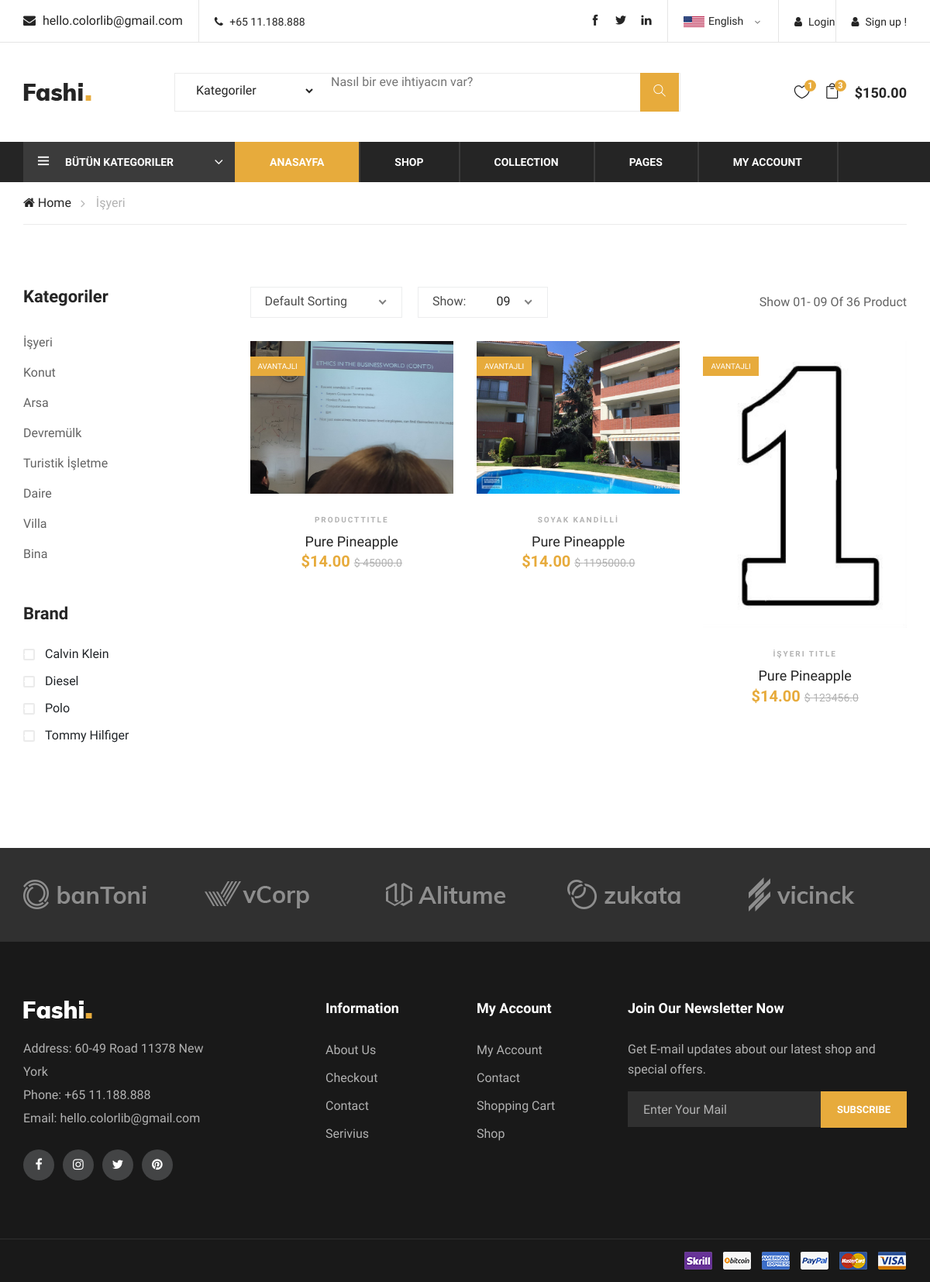
Page /category/6/yali/ on the earlier database version.
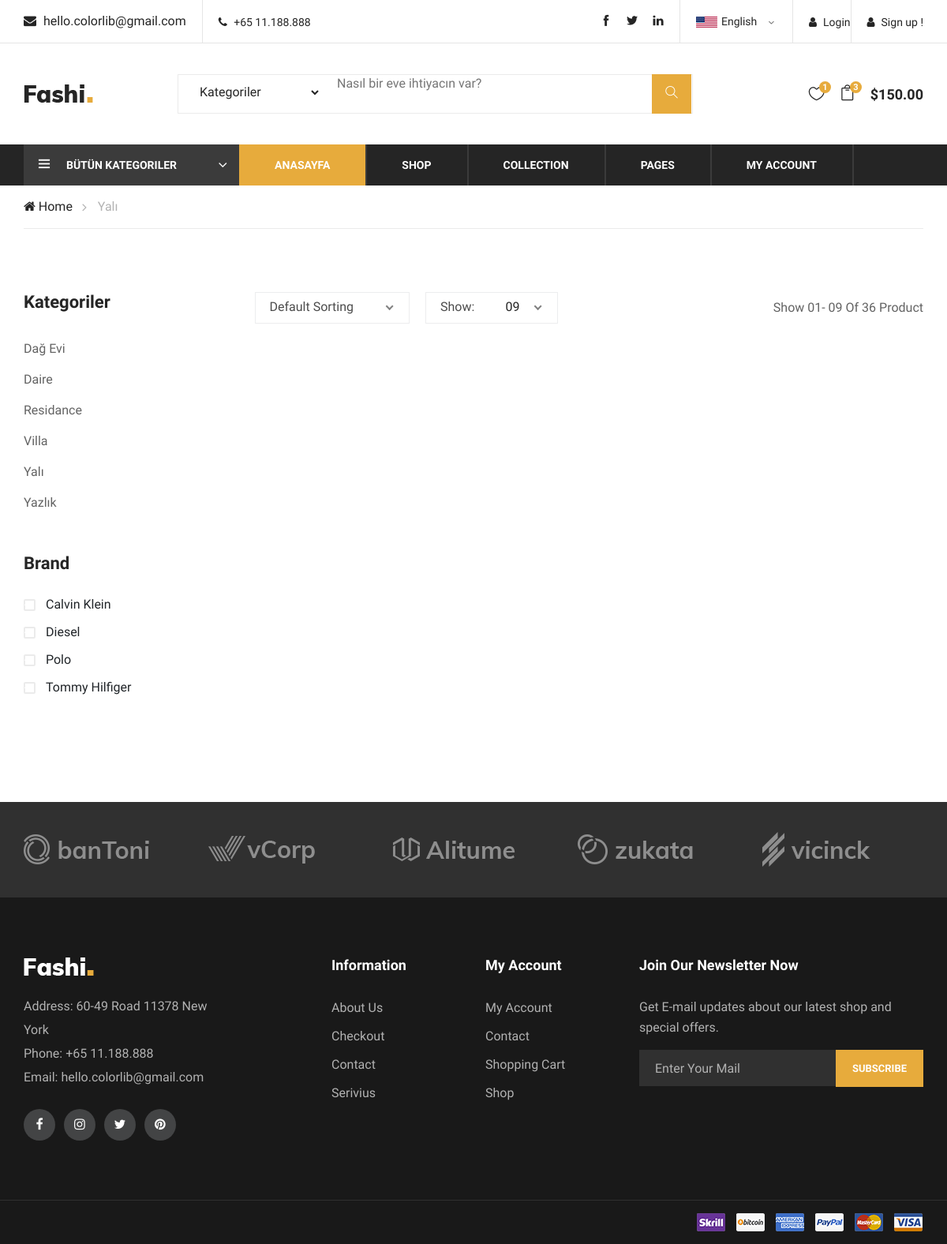
Same page on the later database version.
### product/models.py (models this page shows, shortened)
class Category(MPTTModel):
    STATUS = (('True', 'Evet'), ('False', 'Hayır'))
    title = models.CharField(max_length=100)
    keywords = models.CharField(max_length=255)
    description = models.CharField(max_length=255)
    image = models.ImageField(blank=True, upload_to='images/')
    status = models.CharField(max_length=10, choices=STATUS)
    slug = models.SlugField(null= False, unique= True)
    parent = TreeForeignKey('self', blank=True, null=True, related_name='children', on_delete=models.CASCADE)
    created_at = models.DateTimeField(auto_now_add=True)
    updated_at = models.DateTimeField(auto_now_add=True)
    class MPTTMeta:
        order_insertion_by = ['title']
    def image_tag(self):
        return mark_safe('<img src="{}" height="50"/>'.format(self.image.url))
    image_tag.short_description = 'Image'

class Product(models.Model):
    STATUS = (('True', 'Evet'), ('False', 'Hayır'))
    category = models.ForeignKey(Category, on_delete=models.CASCADE)
    user = models.OneToOneField(User, on_delete=models.CASCADE)
    title = models.CharField(max_length=150)
    keywords = models.CharField(blank=True, max_length=255)
    description = models.CharField(blank=True, max_length=255)
    image = models.ImageField(blank=True, upload_to='images/')
    price = models.FloatField(blank=True)
    m2 = models.IntegerField(blank=True)
    room_number = models.IntegerField(blank=True)
    age_of_building = models.IntegerField(blank=True)
    city = models.CharField(blank= True, max_length=255)
    detail = RichTextUploadingField(blank=True)
    status = models.CharField(max_length=10, choices=STATUS)
    slug = models.SlugField(null= False, unique= True)
    created_at = models.DateTimeField(auto_now_add=True)
    updated_at = models.DateTimeField(auto_now_add=True)
    def image_tag(self):
        return mark_safe('<img src="{}" height="50"/>'.format(self.image.url))
    image_tag.short_description = 'Image'

### home/views.py (the view)
# urls.py: path('category/<int:id>/<slug:slug>/', views.category_products, name = 'category_products'),
def category_products(request, id, slug):
    category = Category.objects.all()
    categorydata = Category.objects.get(pk=id)
    products = Product.objects.filter(category_id=id)
    context = {'products': products, 'category': category, 'categorydata': categorydata}
    return render(request, 'products.html', context)

### home/templates/products.html (shortened to what this page needs)
{% extends "homebase.html" %}
{% block body  %}
    <div class="breacrumb-section">
        <div class="container">
            <div class="row">
                <div class="col-lg-12">
                    <div class="breadcrumb-text">
                        <a href="#"><i class="fa fa-home"></i> Home</a>
                        <span>{{ categorydata.title }}</span>
                    </div>
                </div>
            </div>
        </div>
    </div>
    <section class="product-shop spad">
        <div class="container">
            <div class="row">
                <div class="col-lg-3 col-md-6 col-sm-8 order-2 order-lg-1 produts-sidebar-filter">
                    <div class="filter-widget">
                        <h4 class="fw-title">Kategoriler</h4>
                        <ul class="filter-catagories">
                            {% for rs in category %}
                            <li><a href="/category/{{ rs.id }}/{{ rs.slug }}">{{ rs.title }}</a></li>
                            {% endfor %}
                        </ul>
                    </div>
                    <div class="filter-widget">
                        <h4 class="fw-title">Brand</h4>
                        <div class="fw-brand-check">
                            <div class="bc-item">
                                <label for="bc-calvin">
                                    Calvin Klein
                                    <span class="checkmark"></span>
                                </label>
                            </div>
                            <div class="bc-item">
                                <label for="bc-diesel">
                                    Diesel
                                    <span class="checkmark"></span>
                                </label>
                            </div>
                            <div class="bc-item">
                                <label for="bc-polo">
                                    Polo
                                    <span class="checkmark"></span>
                                </label>
                            </div>
                            <div class="bc-item">
                                <label for="bc-tommy">
                                    Tommy Hilfiger
                                    <span class="checkmark"></span>
                                </label>
                            </div>
                        </div>
                    </div>
                </div>
                <div class="col-lg-9 order-1 order-lg-2">
                    <div class="product-show-option">
                        <div class="row">
                            <div class="col-lg-7 col-md-7">
                                <div class="select-option">
                                </div>
                            </div>
                            <div class="col-lg-5 col-md-5 text-right">
                                <p>Show 01- 09 Of 36 Product</p>
                            </div>
                        </div>
                    </div>
                    <div class="product-list">
                        <div class="row">
                            {% for rs in products %}
                            <div class="col-lg-4 col-sm-6">
                                <div class="product-item">
                                    <div class="pi-pic">
                                        <img src="{{ rs.image.url }}" alt="">
                                        <div class="sale pp-sale">Avantajlı</div>
                                    </div>
                                    <div class="pi-text">
                                        <div class="catagory-name">{{ rs.title }}</div>
                                        <a href="#">
                                            <h5>Pure Pineapple</h5>
                                        </a>
                                        <div class="product-price">
                                            $14.00
                                            <span>$ {{ rs.price }}</span>
                                        </div>
                                    </div>
                                </div>
                            </div>
                            {% endfor %}
                        </div>
                    </div>
                </div>
            </div>
        </div>
    </section>
    <div class="partner-logo">
        <div class="container">
            <div class="logo-carousel owl-carousel">
                <div class="logo-item">
                    <div class="tablecell-inner">
                        <img src="img/logo-carousel/logo-1.png" alt="">
                    </div>
                </div>
                <div class="logo-item">
                    <div class="tablecell-inner">
                        <img src="img/logo-carousel/logo-2.png" alt="">
                    </div>
                </div>
                <div class="logo-item">
                    <div class="tablecell-inner">
                        <img src="img/logo-carousel/logo-3.png" alt="">
                    </div>
                </div>
                <div class="logo-item">
                    <div class="tablecell-inner">
                        <img src="img/logo-carousel/logo-4.png" alt="">
                    </div>
                </div>
                <div class="logo-item">
                    <div class="tablecell-inner">
                        <img src="img/logo-carousel/logo-5.png" alt="">
                    </div>
                </div>
            </div>
        </div>
    </div>
{% endblock %}

### home/templates/homebase.html (shortened to what this page needs)
{% load static %}
<!DOCTYPE html>
<html lang="zxx">
<head>
    {% load static %}
    <link rel="stylesheet" href="{% static 'css/bootstrap.min.css'%}" type="text/css">
    <link rel="stylesheet" href="{% static 'css/font-awesome.min.css'%}" type="text/css">
    <link rel="stylesheet" href="{% static 'css/themify-icons.css' %}" type="text/css">
    <link rel="stylesheet" href="{% static 'css/elegant-icons.css'%}" type="text/css">
    <link rel="stylesheet" href="{% static 'css/owl.carousel.min.css'%}" type="text/css">
    <link rel="stylesheet" href="{% static 'css/nice-select.css'%}" type="text/css">
    <link rel="stylesheet" href="{% static 'css/jquery-ui.min.css'%}" type="text/css">
    <link rel="stylesheet" href="{% static 'css/slicknav.min.css'%}" type="text/css">
    <link rel="stylesheet" href="{% static 'css/style.css'%}" type="text/css">
</head>
<body>
    {% include 'header.html' %}
    {% block body %} {% endblock %}
    {% include 'footer.html' %}
</body>
</html>

### home/templates/header.html (shortened to what this page needs)
{% load static %}
<link rel="stylesheet" href="https://ajax.googleapis.com/ajax/libs/jqueryui/1.11.4/themes/smoothness/jquery-ui.css">
<header class="header-section">
    <div class="header-top">
        <div class="container">
            <div class="ht-left">
                <div class="mail-service">
                    <i class=" fa fa-envelope"></i>
                    hello.colorlib@gmail.com
                </div>
                <div class="phone-service">
                    <i class=" fa fa-phone"></i>
                    +65 11.188.888
                </div>
            </div>
            <div class="ht-right">
                {% if user.id is not None %}
                <a href="#" class="login-panel"><i class="fa fa-user"></i>{{ user.first_name }}</a>
                    <a href="{% url 'logout_view' %}" class="login-panel"><i class="glyphicon-log-out"></i>Logout</a>
                {% else %}
                    <a href="/signup/" class="login-panel"><i class="fa fa-user"></i>Sign up !</a>
                <a href="/login/" class="login-panel"><i class="fa fa-user"></i>Login</a>
                {% endif %}
                <div class="lan-selector">
                </div>
                <div class="top-social">
                    <a href="#"><i class="ti-facebook"></i></a>
                    <a href="#"><i class="ti-twitter-alt"></i></a>
                    <a href="#"><i class="ti-linkedin"></i></a>
                </div>
            </div>
        </div>
    </div>
    <div class="container">
        <div class="inner-header">
            <div class="row">
                <div class="col-lg-2 col-md-2">
                    <div class="logo">
                        <a href="{% url 'index' %}">
                            <img src="{% static 'img/logo.png' %}" alt="">
                        </a>
                    </div>
                </div>
                <div class="col-lg-7 col-md-7">
                    {% load mptt_tags %}
                    <div class="advanced-search">
                        <form action="{% url 'product_search' %}" method="post">
                            <select name="catid" type="button" class="category-btn">
                                <option value="0">
                                    Kategoriler
                                </option>
                            </select>
                            <div class="input-group">
                                <input id="query" name="query" type="text" placeholder="Nasıl bir eve ihtiyacın var?">
                                <button type="submit"><i class="ti-search"></i></button>
                            </div>
                        </form>
                    </div>
                </div>
                <div class="col-lg-3 text-right col-md-3">
                    <ul class="nav-right">
                        <li class="heart-icon">
                            <a href="#">
                                <i class="icon_heart_alt"></i>
                                <span>1</span>
                            </a>
                        </li>
                        <li class="cart-icon">
                            <a href="#">
                                <i class="icon_bag_alt"></i>
                                <span>3</span>
                            </a>
                        </li>
                        <li class="cart-price">$150.00</li>
                    </ul>
                </div>
            </div>
        </div>
    </div>
    <div class="nav-item">
        <div class="container">
            <div class="nav-depart">
                <div class="depart-btn">
                    <i class="ti-menu"></i>
                    <span>Bütün Kategoriler</span>
                        {% load mptt_tags %}
                </div>
            </div>
            <nav class="nav-menu mobile-menu">
                <ul>
                    <li class="active"><a href="{% url 'index' %}">Anasayfa</a></li>
                    <li><a href="./shop.html">Shop</a></li>
                    <li><a href="#">Collection</a>
                    </li>
                    <li><a href="#">Pages</a>
                    </li>
                    <li><a href="{% url 'user_index' %}">My Account</a>
                    </li>
                </ul>
            </nav>
        </div>
    </div>
</header>

### home/templates/footer.html (shortened to what this page needs)
{% load static %}
<footer class="footer-section">
    <div class="container">
        <div class="row">
            <div class="col-lg-3">
                <div class="footer-left">
                    <div class="footer-logo">
                        <a href="#"><img src="{% static 'img/footer-logo.png' %}" alt=""></a>
                    </div>
                    <ul>
                        <li>Address: 60-49 Road 11378 New York</li>
                        <li>Phone: +65 11.188.888</li>
                        <li>Email: hello.colorlib@gmail.com</li>
                    </ul>
                    <div class="footer-social">
                        <a href="#"><i class="fa fa-facebook"></i></a>
                        <a href="#"><i class="fa fa-instagram"></i></a>
                        <a href="#"><i class="fa fa-twitter"></i></a>
                        <a href="#"><i class="fa fa-pinterest"></i></a>
                    </div>
                </div>
            </div>
            <div class="col-lg-2 offset-lg-1">
                <div class="footer-widget">
                    <h5>Information</h5>
                    <ul>
                        <li><a href="#">About Us</a></li>
                        <li><a href="#">Checkout</a></li>
                        <li><a href="#">Contact</a></li>
                        <li><a href="#">Serivius</a></li>
                    </ul>
                </div>
            </div>
            <div class="col-lg-2">
                <div class="footer-widget">
                    <h5>My Account</h5>
                    <ul>
                        <li><a href="#">My Account</a></li>
                        <li><a href="#">Contact</a></li>
                        <li><a href="#">Shopping Cart</a></li>
                        <li><a href="#">Shop</a></li>
                    </ul>
                </div>
            </div>
            <div class="col-lg-4">
                <div class="newslatter-item">
                    <h5>Join Our Newsletter Now</h5>
                    <p>Get E-mail updates about our latest shop and special offers.</p>
                    <form action="#" class="subscribe-form">
                        <input type="text" placeholder="Enter Your Mail">
                        <button type="button">Subscribe</button>
                    </form>
                </div>
            </div>
        </div>
    </div>
    <div class="copyright-reserved">
        <div class="container">
            <div class="row">
                <div class="col-lg-12">
                    <div class="payment-pic">
                        <img src="{% static 'img/payment-method.png' %}" alt="">
                    </div>
                </div>
            </div>
        </div>
    </div>
</footer>

Differences in the rows shown:
removed Category: title "İşyeri"
removed Category: title "Konut"
removed Category: title "Arsa"
removed Category: title "Devremülk"
removed Category: title "Turistik İşletme"
removed Category: title "Bina"
removed Product: image (picture), title "PRODUCTTITLE", price "45000.0"
removed Product: image (picture), title "SOYAK KANDİLLİ", price "1195000.0"
removed Product: image (picture), title "İŞYERI TITLE", price "123456.0"
added Category: title "Yalı"
added Category: title "Dağ Evi"
added Category: title "Residance"
added Category: title "Yazlık"
